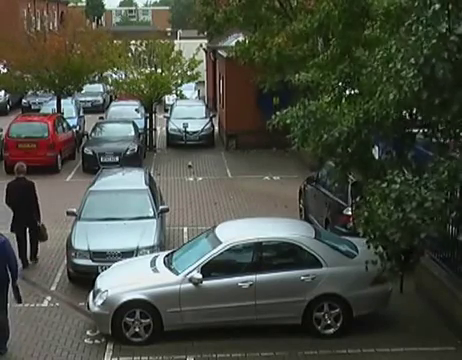
#> input picture frame 58 of src/Images and Videos/background.mp4, 462 x 360 px
$ python background_filter.py
#> lines starting #> are read from the running program, lines starting #| are printed output that depends on the picture; after the words box and inside, x2 and y2 are one past the last pixel; in counts of white or black regions, pixels touching at a corner belong together
import cv2
import numpy


cap = cv2.VideoCapture('background.mp4')
back = cv2.createBackgroundSubtractorMOG2()

while True:
    ret,frame = cap.read()
#> frame is the input picture: shape (360, 462, 3); mean B, G, R 66.9, 77.6, 73
    background = back.apply(frame)
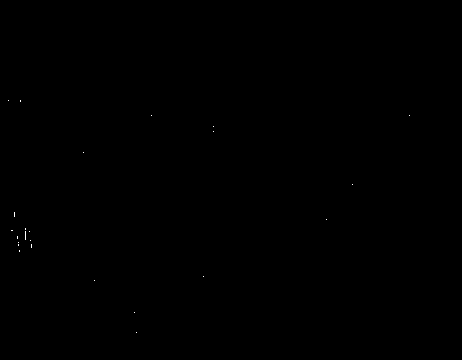
#> background: shape (360, 462); values 127 (black) and 255 (white), 0.03% white in thin lines or dots, all inside (x1, y1, x2, y2) = (8, 100, 410, 333)

    cv2.imshow('frame',frame)
    cv2.imshow('back', background)

    k = cv2.waitKey(10) & 0xff
#> (key Esc is pressed here)
    if k == 27:
        break

#> (the run stopped early here; a loop or call above may not have finished)
